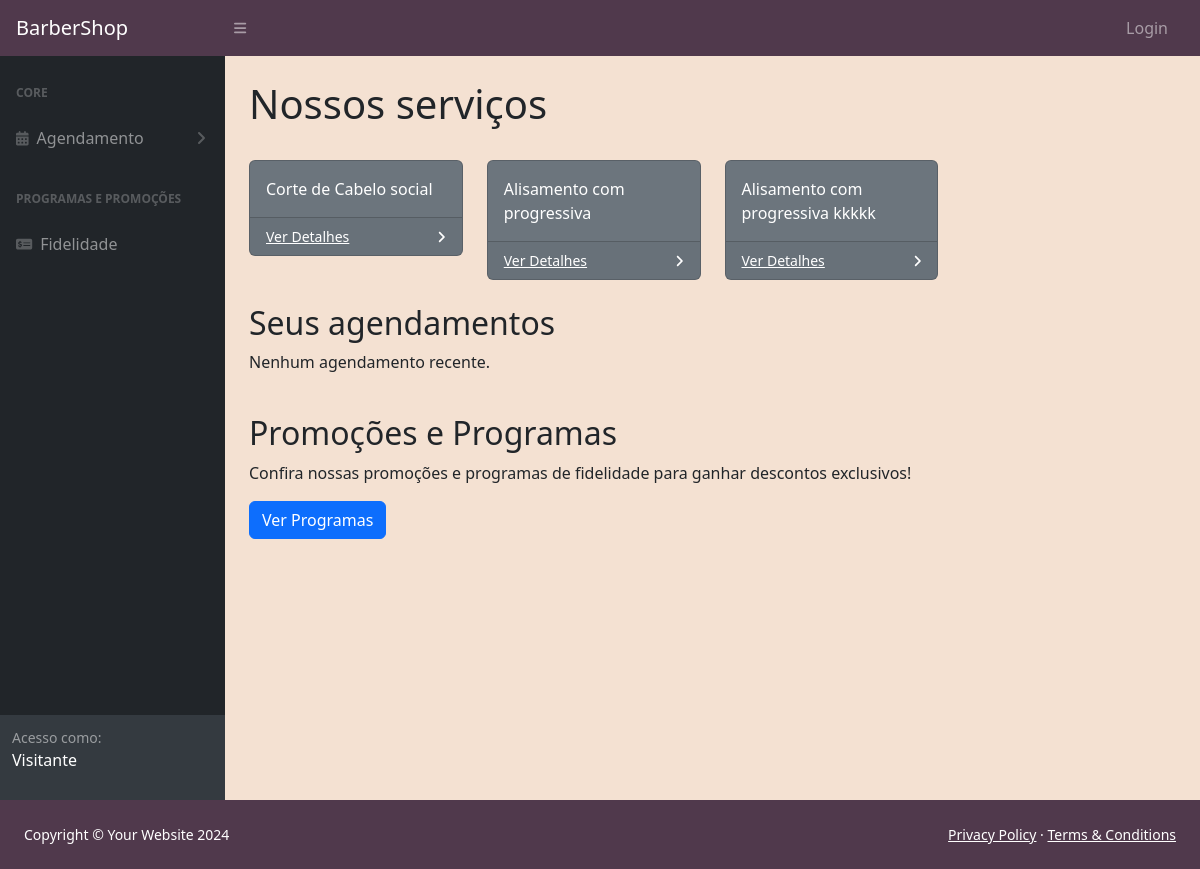
The app's page /, older data.
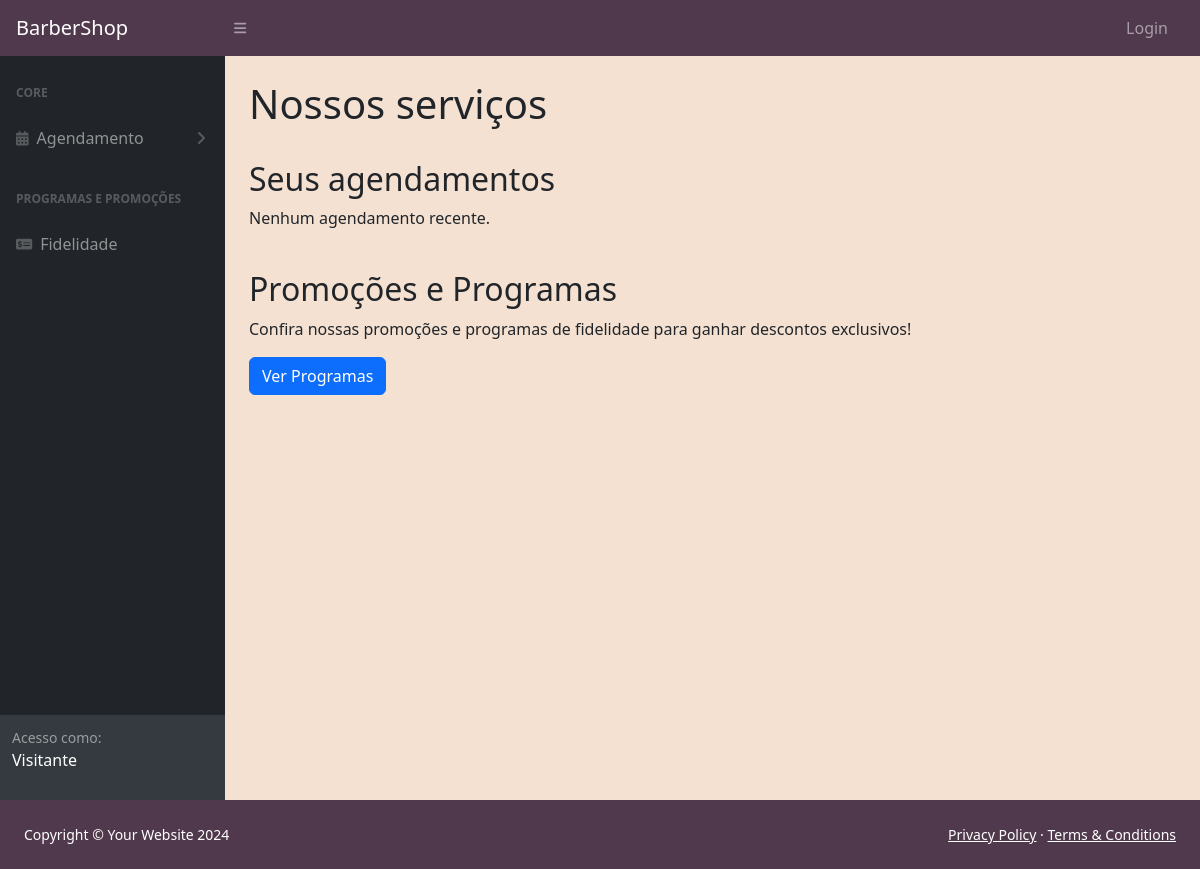
The same page, newer data.
### agenda/models.py (models this page shows, shortened)
class Servico(models.Model):
    nome_servico = models.CharField(max_length=50, verbose_name='Nome do Serviço')
    descricao = models.CharField(max_length=200, verbose_name='Descrição')
    preco = models.DecimalField(max_digits=8, decimal_places=2, verbose_name='Preço')
    janela_tempo = models.TimeField(default=time(), verbose_name='Duração do Serviço')
    imagem = models.ImageField(upload_to="images/%Y/%m/%d/", null=True, blank=True)

### ProjectWebII/views.py (the view)
# urls.py: path('', home, name="home"),
def home(request):
    create_groups()
    servicos = Servico.objects.all()
    context = {
        'servicos': servicos
    }
    return render(request, 'assets/static/index.html', context)

### ProjectWebII/utils.py (called while the page is built)
def create_groups():
    if not Group.objects.exists():
        groupAdmin = Group(name='Administrador')
        groupAdmin.save()
        groupAdmin = Group(name='Cliente')
        groupAdmin.save()
        groupAdmin = Group(name='Profissional')
        groupAdmin.save()

### templates/assets/static/index.html (shortened to what this page needs)
{% extends 'assets/static/base.html' %}
{% load static %}
{% block content %}
    <body class="sb-nav-fixed">
        <div id="layoutSidenav">
            <div id="layoutSidenav_nav">
                <nav class="sb-sidenav accordion sb-sidenav-dark" id="sidenavAccordion">
                    <div class="sb-sidenav-menu">
                        <div class="nav">
                            <div class="sb-sidenav-menu-heading">Core</div>
	                        <a class="nav-link collapsed" href="#" data-bs-toggle="collapse" data-bs-target="#collapseLayouts" aria-expanded="false" aria-controls="collapseLayouts">
                                <div class="sb-nav-link-icon"><i class="fa-solid fa-calendar-days"></i></div>
                                Agendamento
                                <div class="sb-sidenav-collapse-arrow"><i class="fas fa-angle-down"></i></div>
                            </a>
                            <div class="sb-sidenav-menu-heading">Programas e Promoções</div>
                            <a class="nav-link" href="#">
                                <div class="sb-nav-link-icon"><i class="fa-solid fa-money-check-dollar"></i></div>
                                Fidelidade
                            </a>
                        </div>
                    </div>
                    <div class="sb-sidenav-footer">
	                    {% if user.is_authenticated %}
	                        <div class="small">Logado como:</div>
	                            <p class="text-white">{{ user.username }}</p>
	                    {% else %}
		                    <div class="small">Acesso como:</div>
	                            <p class="text-white">Visitante</p>
	                    {% endif %}
                    </div>
                </nav>
            </div>
            <div id="layoutSidenav_content">
                <main>
                    <div class="container-fluid px-4">
                        <h1 class="mt-4">Nossos serviços</h1>
                        <div class="row">
	                        {% for servico in servicos %}
	                            <div class="col-xl-3 col-md-6">
	                                <div class="card bg-secondary text-white mb-4">
	                                    <div class="card-body">{{ servico.nome_servico }}</div>
	                                    <div class="card-footer d-flex align-items-center justify-content-between">
	                                        <a class="small text-white stretched-link" href="{% url 'detalhes_servico' servico.id %}">Ver Detalhes</a>
	                                        <div class="small text-white"><i class="fas fa-angle-right"></i></div>
	                                    </div>
	                                </div>
	                            </div>
							{% endfor %}
                            <h2>Seus agendamentos</h2>
				            {% if agendamentos %}
					            <ul class="list-group">
					                {% for agendamento in agendamentos %}
					                <li class="list-group-item">
					                    <strong>{{ agendamento.servico.nome }}</strong><br>
					                    {{ agendamento.data|date:"D, d M Y" }} às {{ agendamento.horario|time:"H:i" }}
					                </li>
					                {% endfor %}
					            </ul>
				            {% else %}
				                <p>Nenhum agendamento recente.</p>
				            {% endif %}
                            <div class="mt-4">
				                <h2>Promoções e Programas</h2>
				                <p>Confira nossas promoções e programas de fidelidade para ganhar descontos exclusivos!</p>
				                <a href="" class="btn btn-primary">Ver Programas</a>
				            </div>
                        </div>
                    </div>
                </main>
            </div>
        </div>
    </body>
{% endblock %}

Row changes from the older to the newer data that the page shows:
removed Servico: nome_servico "Corte de Cabelo social"
removed Servico: nome_servico "Alisamento com progressiva"
removed Servico: nome_servico "Alisamento com progressiva kkkkk"
